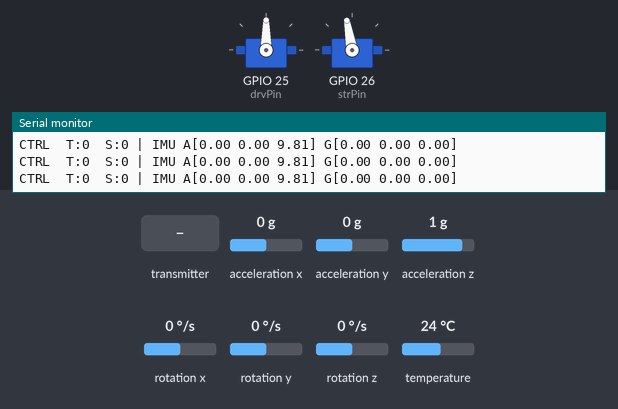
The sketch below on a simulated ESP32. Parts: 2 × servo, the last lines printed to the serial monitor. Inputs (shaded band) come from the test bench; at power-on: acceleration x 0 g, acceleration y 0 g, acceleration z 1 g, rotation x 0 °/s, rotation y 0 °/s, rotation z 0 °/s, temperature 24 °C.

Above: at 4.2 s.
4.3 s: the transmitter starts sending throttle = 1024
At 5.3 s:
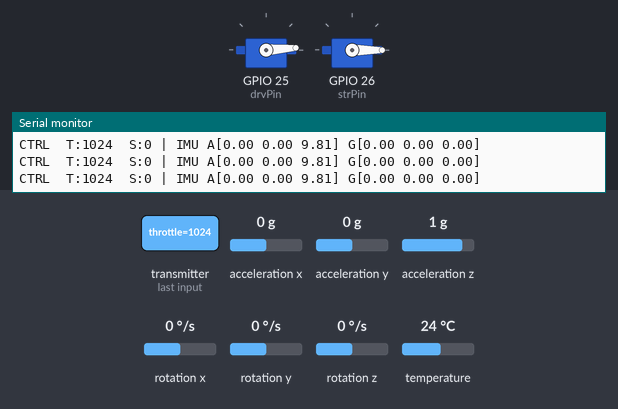
5.8 s: the transmitter starts sending steering = 1024
At 6.5 s:
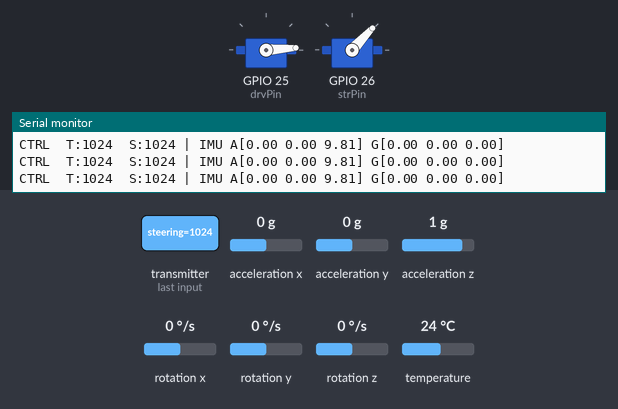
7.3 s: the transmitter starts sending throttle = 2048
At 7.6 s:
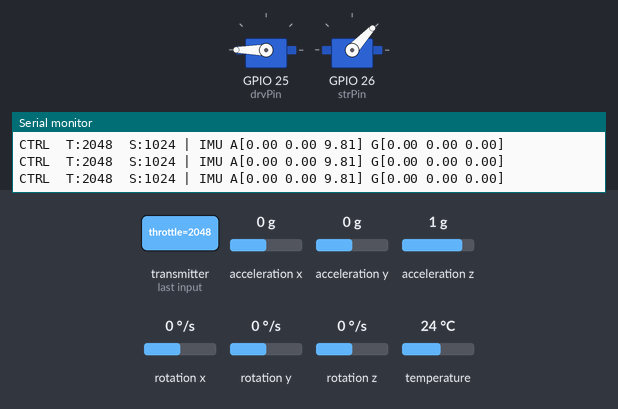
8.8 s: the transmitter starts sending steering = 0
At 10.0 s:
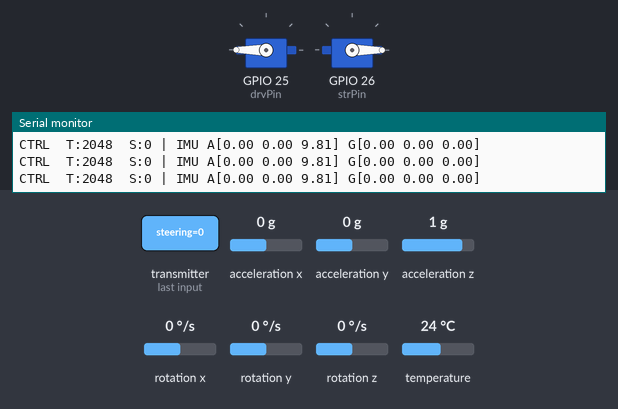
10.3 s: the transmitter starts sending steering = 2048
At 11.1 s:
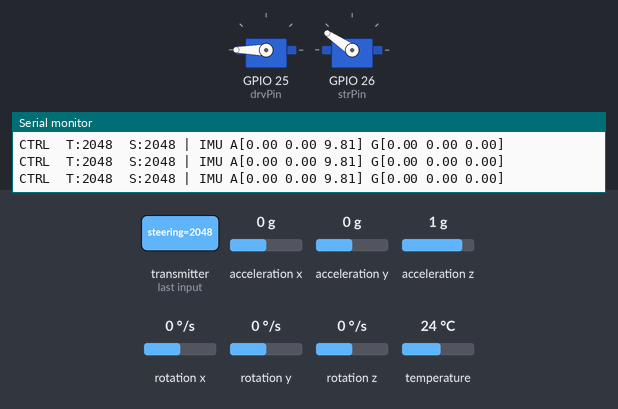
11.8 s: the transmitter starts sending throttle = 0
At 12.2 s:
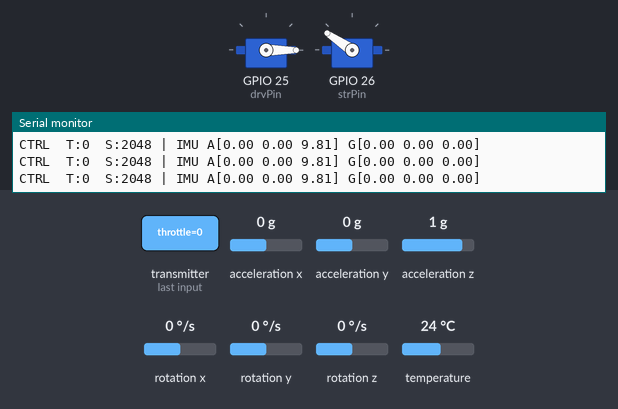
Timing chart, 0 to 14.3 s (numbered marks = the images above; inputs shaded):
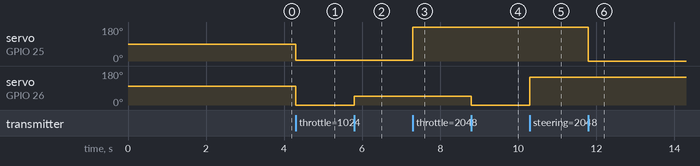

The sketch:

JST_RC_DEV_CAR_IMU.ino
```cpp
#include <WiFi.h>
#include <esp_now.h>
#include <ESP32Servo.h>
#include <Adafruit_MPU6050.h>
#include <Adafruit_Sensor.h>
#include <Wire.h>

static const int drvPin = 25;
static const int strPin = 26;

Servo drv;
Servo str;
Adafruit_MPU6050 mpu;

typedef struct {
  int16_t throttle;
  int16_t steering;
} ControlPacket;

typedef struct {
  float ax, ay, az;
  float gx, gy, gz;
} ImuPacket;

ControlPacket rx;
ImuPacket imuPkt;

uint8_t broadcastAddr[] = {0xFF,0xFF,0xFF,0xFF,0xFF,0xFF};

uint32_t lastTx   = 0;
uint32_t lastPrint = 0;
const uint32_t TX_INTERVAL    = 50;
const uint32_t PRINT_INTERVAL = 100;

void onReceive(const esp_now_recv_info_t *info,
               const uint8_t *data,
               int len) {
  if (len == sizeof(ControlPacket)) {
    memcpy(&rx, data, sizeof(rx));

    // Drive the car
    drv.writeMicroseconds(rx.throttle);
    str.write(rx.steering);
  }
}

void setup() {
  Serial.begin(115200);

  drv.attach(drvPin, 1000, 2000);
  str.attach(strPin);
  drv.writeMicroseconds(1500);
  str.write(100);

  delay(3000); // arm ESC

  Wire.begin();
  if (!mpu.begin()) {
    Serial.println("MPU6050 not found");
    while (1);
  }

  WiFi.mode(WIFI_STA);
  esp_now_init();
  esp_now_register_recv_cb(onReceive);

  esp_now_peer_info_t peer = {};
  memcpy(peer.peer_addr, broadcastAddr, 6);
  peer.encrypt = false;
  esp_now_add_peer(&peer);

  Serial.println("CAR ready");
}

void loop() {
  sensors_event_t a, g, temp;
  mpu.getEvent(&a, &g, &temp);

  imuPkt.ax = a.acceleration.x;
  imuPkt.ay = a.acceleration.y;
  imuPkt.az = a.acceleration.z;
  imuPkt.gx = g.gyro.x;
  imuPkt.gy = g.gyro.y;
  imuPkt.gz = g.gyro.z;

  // ===== Send IMU back =====
  if (millis() - lastTx >= TX_INTERVAL) {
    lastTx = millis();
    esp_now_send(broadcastAddr,
                 (uint8_t*)&imuPkt,
                 sizeof(imuPkt));
  }

  // ===== PRINT DEBUG =====
  if (millis() - lastPrint >= PRINT_INTERVAL) {
    lastPrint = millis();

    Serial.printf(
      "CTRL  T:%d  S:%d | IMU A[%.2f %.2f %.2f] G[%.2f %.2f %.2f]\n",
      rx.throttle, rx.steering,
      imuPkt.ax, imuPkt.ay, imuPkt.az,
      imuPkt.gx, imuPkt.gy, imuPkt.gz
    );
  }
}
```

Measured:
- after the input at 4.3 s, servo on GPIO 25 (drvPin): 90° → 4° at once; servo on GPIO 26 (strPin): 100° → 0° at once
- after the input at 5.8 s, servo on GPIO 26 (strPin): 0° → 47° at once
- after the input at 7.3 s, servo on GPIO 25 (drvPin): 4° → 180° at once
- after the input at 8.8 s, servo on GPIO 26 (strPin): 47° → 0° at once
- after the input at 10.3 s, servo on GPIO 26 (strPin): 0° → 146° at once
- after the input at 11.8 s, servo on GPIO 25 (drvPin): 180° → 0° at once
